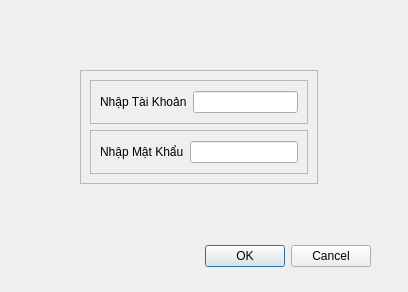
<?xml version="1.0" encoding="UTF-8"?>
<ui version="4.0">
 <class>DialogDangNhap</class>
 <widget class="QDialog" name="DialogDangNhap">
  <property name="geometry">
   <rect>
    <x>0</x>
    <y>0</y>
    <width>408</width>
    <height>292</height>
   </rect>
  </property>
  <property name="windowTitle">
   <string>Dialog</string>
  </property>
  <widget class="QDialogButtonBox" name="XacNhanDangNhap">
   <property name="geometry">
    <rect>
     <x>30</x>
     <y>240</y>
     <width>341</width>
     <height>32</height>
    </rect>
   </property>
   <property name="orientation">
    <enum>Qt::Horizontal</enum>
   </property>
   <property name="standardButtons">
    <set>QDialogButtonBox::Cancel|QDialogButtonBox::Ok</set>
   </property>
  </widget>
  <widget class="QFrame" name="frame">
   <property name="geometry">
    <rect>
     <x>80</x>
     <y>70</y>
     <width>238</width>
     <height>114</height>
    </rect>
   </property>
   <property name="frameShape">
    <enum>QFrame::StyledPanel</enum>
   </property>
   <property name="frameShadow">
    <enum>QFrame::Raised</enum>
   </property>
   <layout class="QVBoxLayout" name="verticalLayout">
    <item>
     <widget class="QFrame" name="frame_3">
      <property name="frameShape">
       <enum>QFrame::StyledPanel</enum>
      </property>
      <property name="frameShadow">
       <enum>QFrame::Raised</enum>
      </property>
      <layout class="QHBoxLayout" name="horizontalLayout_2">
       <item>
        <widget class="QLabel" name="label_2">
         <property name="text">
          <string>Nhập Tài Khoản</string>
         </property>
        </widget>
       </item>
       <item>
        <widget class="QLineEdit" name="lineEditTaiKhoan"/>
       </item>
      </layout>
     </widget>
    </item>
    <item>
     <widget class="QFrame" name="frame_2">
      <property name="frameShape">
       <enum>QFrame::StyledPanel</enum>
      </property>
      <property name="frameShadow">
       <enum>QFrame::Raised</enum>
      </property>
      <layout class="QHBoxLayout" name="horizontalLayout">
       <item>
        <widget class="QLabel" name="label">
         <property name="text">
          <string>Nhập Mật Khẩu</string>
         </property>
        </widget>
       </item>
       <item>
        <widget class="QLineEdit" name="lineEditMatKhau">
         <property name="text">
          <string/>
         </property>
         <property name="echoMode">
          <enum>QLineEdit::Password</enum>
         </property>
        </widget>
       </item>
      </layout>
     </widget>
    </item>
   </layout>
  </widget>
 </widget>
 <resources/>
 <connections>
  <connection>
   <sender>XacNhanDangNhap</sender>
   <signal>accepted()</signal>
   <receiver>DialogDangNhap</receiver>
   <slot>accept()</slot>
   <hints>
    <hint type="sourcelabel">
     <x>248</x>
     <y>254</y>
    </hint>
    <hint type="destinationlabel">
     <x>157</x>
     <y>274</y>
    </hint>
   </hints>
  </connection>
  <connection>
   <sender>XacNhanDangNhap</sender>
   <signal>rejected()</signal>
   <receiver>DialogDangNhap</receiver>
   <slot>reject()</slot>
   <hints>
    <hint type="sourcelabel">
     <x>316</x>
     <y>260</y>
    </hint>
    <hint type="destinationlabel">
     <x>286</x>
     <y>274</y>
    </hint>
   </hints>
  </connection>
 </connections>
</ui>
